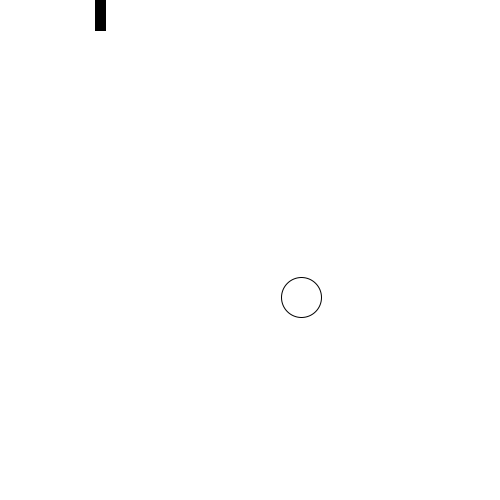
Frame 1 (no input)
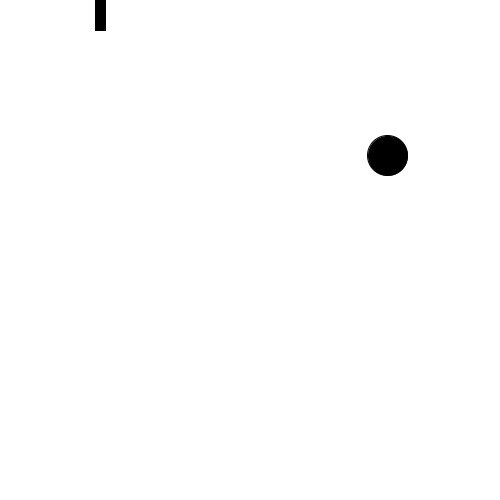
Frame 60 (the mouse pressed at the canvas centre just before this capture)
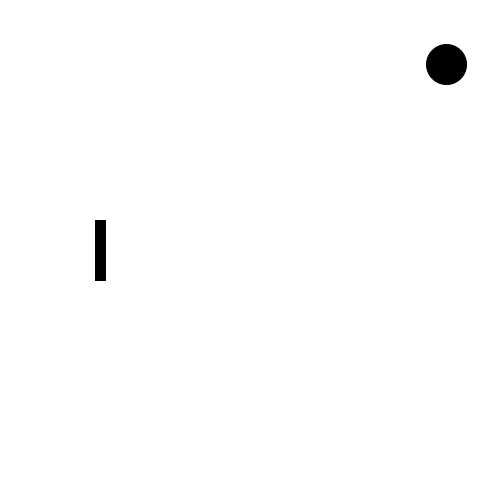
Frame 120 (the mouse held since frame 60 and released just before this capture)

The Processing sketch that drew these frames (run headless with seeded random() and noise(); from frame 60 on, the mouse is pressed at the canvas centre):

// Processing sketch: class_10_16
// ── class_10_16.pde
Ball b;
Paddle p;

void setup() {
  rectMode(CENTER);
  size(500, 500);
  background(255);
  b=new Ball(300,300);
  p =new Paddle(100, mouseY, 10, 60);
}

void draw() {
  background(255);
  b.update();
  b.drawBalls();
  b.checkPaddle(p);
  p.drawPaddle();
}

class Ball {
  float x, y, sx, sy, r;
  Ball(float _x, float _y) { //custmized constructer
    x=_x;
    y=_y;
    sx=random(-5, 5);
    sy = random(-5, 5);
    r = 40;
  }
  void drawBalls() {
    ellipse(x, y, r, r);
  }
  void update() {
    if (x > width - r|| x < r) {
      sx*=-1;
    }
    if (y > width - r|| y < r) {
      sy*=-1;
    }
    x += sx;
    y += sy;
  }
  void checkPaddle(Paddle p) { //pass the actuall Paddle p, so if p is changed, the valuse chaged
    if (y <= mouseY + 30 && y >= mouseY - 30 && x >= 60 && x <= 80) {
      sx*=-1;
    }
  }
}
class Paddle {
  float x, y, w, h;
  Paddle(float _x, float _y, float _w, float _h) {
    x=_x;
    y=_y;
    w=_w;
    h=_h;
  }
  void drawPaddle() {
    fill(0);
    rect(x, mouseY, w, h);
  }
  
}
